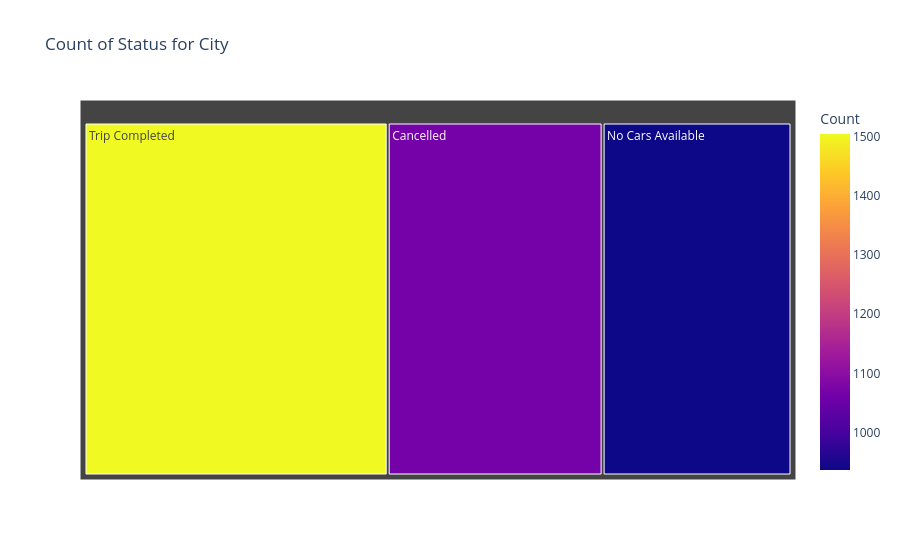

Notebook code for this chart:
### Markdown cell above
#### Chart - 7

### Code cell
# Chart - 7 visualization code
plt.style.use('dark_background')

# Ensure clean column names
md.columns = md.columns.str.strip()

# Filter for Pickup point = 'Airport'
City_df = md[md['Pickup point'].str.strip() == 'City']

# Group by Status and count
City_df_count = City_df['Status'].value_counts().reset_index()
City_df_count.columns = ['Status', 'Count']

# Create the treemap
fig = px.treemap(City_df_count, 
                 path=['Status'], 
                 values='Count', 
                 title="Count of Status for City",
                 color='Count', 
                 color_discrete_map={'(?)':'lightgrey', 'Lunch':'gold', 'Dinner':'darkblue'})

# Show the plot
fig.show()

### Figure 1 — Plotly figure (JSON) as saved in the notebook; plotly's stock layout.template omitted (floating-point values rounded to 4 significant figures)
{"data": [{"branchvalues": "total", "customdata": [[1504.0], [1066.0], [937.0]], "domain": {"x": [0, 1], "y": [0, 1]}, "hovertemplate": "labels=%{label}<br>Count_sum=%{value}<br>parent=%{parent}<br>id=%{id}<br>Count=%{color}<extra></extra>", "ids": ["Trip Completed", "Cancelled", "No Cars Available"], "labels": ["Trip Completed", "Cancelled", "No Cars Available"], "marker": {"coloraxis": "coloraxis", "colors": [1504.0, 1066.0, 937.0]}, "name": "", "parents": ["", "", ""], "type": "treemap", "values": [1504.0, 1066.0, 937.0]}], "layout": {"coloraxis": {"colorbar": {"title": {"text": "Count"}}, "colorscale": [[0, "#0d0887"], [0.1111, "#46039f"], [0.2222, "#7201a8"], [0.3333, "#9c179e"], [0.4444, "#bd3786"], [0.5556, "#d8576b"], [0.6667, "#ed7953"], [0.7778, "#fb9f3a"], [0.8889, "#fdca26"], [1, "#f0f921"]]}, "legend": {"tracegroupgap": 0}, "title": {"text": "Count of Status for City"}}}
